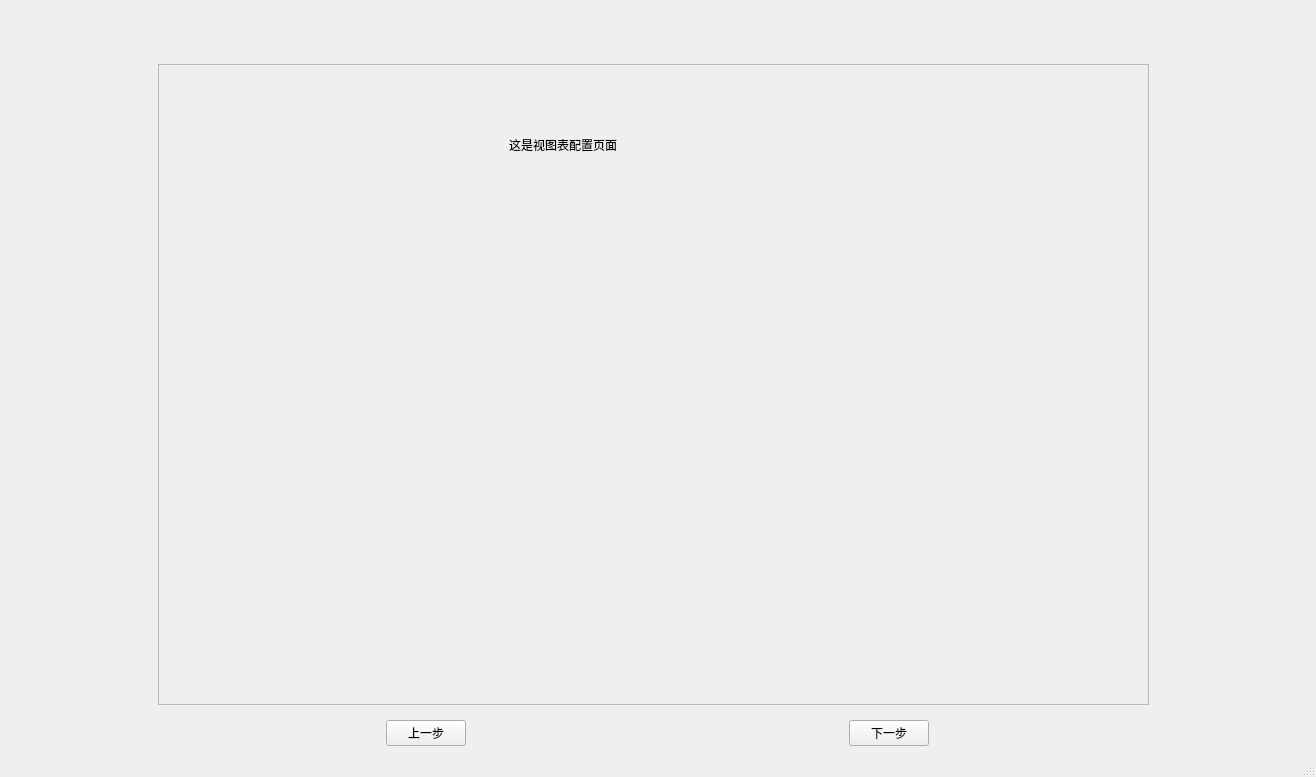
<?xml version="1.0" encoding="UTF-8"?>
<ui version="4.0">
 <class>MainWindow</class>
 <widget class="QMainWindow" name="MainWindow">
  <property name="geometry">
   <rect>
    <x>0</x>
    <y>0</y>
    <width>1316</width>
    <height>777</height>
   </rect>
  </property>
  <property name="windowTitle">
   <string>代码生成器</string>
  </property>
  <widget class="QWidget" name="centralwidget">
   <layout class="QVBoxLayout" name="verticalLayout_3">
    <item>
     <layout class="QVBoxLayout" name="verticalLayout">
      <item>
       <widget class="QStackedWidget" name="stackedWidget_2">
        <widget class="QWidget" name="page_13"/>
        <widget class="QWidget" name="page_14"/>
       </widget>
      </item>
     </layout>
    </item>
    <item>
     <layout class="QHBoxLayout" name="horizontalLayout_2">
      <item>
       <widget class="QStackedWidget" name="stackedWidget">
        <property name="sizePolicy">
         <sizepolicy hsizetype="Fixed" vsizetype="Fixed">
          <horstretch>0</horstretch>
          <verstretch>0</verstretch>
         </sizepolicy>
        </property>
        <property name="minimumSize">
         <size>
          <width>1000</width>
          <height>650</height>
         </size>
        </property>
        <property name="currentIndex">
         <number>3</number>
        </property>
        <widget class="QWidget" name="page_1">
         <widget class="QScrollArea" name="scrollArea_1">
          <property name="geometry">
           <rect>
            <x>0</x>
            <y>0</y>
            <width>991</width>
            <height>641</height>
           </rect>
          </property>
          <property name="widgetResizable">
           <bool>true</bool>
          </property>
          <widget class="QWidget" name="scrollAreaWidgetContents_1">
           <property name="geometry">
            <rect>
             <x>0</x>
             <y>0</y>
             <width>989</width>
             <height>639</height>
            </rect>
           </property>
           <widget class="QLabel" name="label">
            <property name="geometry">
             <rect>
              <x>353</x>
              <y>50</y>
              <width>171</width>
              <height>20</height>
             </rect>
            </property>
            <property name="text">
             <string>这是数据库配置页面</string>
            </property>
           </widget>
          </widget>
         </widget>
        </widget>
        <widget class="QWidget" name="page_4">
         <widget class="QScrollArea" name="scrollArea_4">
          <property name="geometry">
           <rect>
            <x>0</x>
            <y>0</y>
            <width>991</width>
            <height>641</height>
           </rect>
          </property>
          <property name="widgetResizable">
           <bool>true</bool>
          </property>
          <widget class="QWidget" name="scrollAreaWidgetContents">
           <property name="geometry">
            <rect>
             <x>0</x>
             <y>0</y>
             <width>989</width>
             <height>639</height>
            </rect>
           </property>
           <widget class="QLabel" name="label_4">
            <property name="geometry">
             <rect>
              <x>450</x>
              <y>80</y>
              <width>171</width>
              <height>20</height>
             </rect>
            </property>
            <property name="text">
             <string>这是配置确认配置页面</string>
            </property>
           </widget>
          </widget>
         </widget>
        </widget>
        <widget class="QWidget" name="page_5">
         <widget class="QScrollArea" name="scrollArea_5">
          <property name="geometry">
           <rect>
            <x>0</x>
            <y>0</y>
            <width>991</width>
            <height>641</height>
           </rect>
          </property>
          <property name="widgetResizable">
           <bool>true</bool>
          </property>
          <widget class="QWidget" name="scrollAreaWidgetContents_9">
           <property name="geometry">
            <rect>
             <x>0</x>
             <y>0</y>
             <width>989</width>
             <height>639</height>
            </rect>
           </property>
           <widget class="QLabel" name="label_5">
            <property name="geometry">
             <rect>
              <x>122</x>
              <y>160</y>
              <width>111</width>
              <height>20</height>
             </rect>
            </property>
            <property name="font">
             <font>
              <pointsize>11</pointsize>
             </font>
            </property>
            <property name="text">
             <string>目标代码路径</string>
            </property>
           </widget>
           <widget class="QLabel" name="label_6">
            <property name="geometry">
             <rect>
              <x>160</x>
              <y>255</y>
              <width>81</width>
              <height>31</height>
             </rect>
            </property>
            <property name="font">
             <font>
              <pointsize>11</pointsize>
             </font>
            </property>
            <property name="text">
             <string>项目名称</string>
            </property>
           </widget>
           <widget class="QLabel" name="label_7">
            <property name="geometry">
             <rect>
              <x>160</x>
              <y>355</y>
              <width>72</width>
              <height>31</height>
             </rect>
            </property>
            <property name="font">
             <font>
              <pointsize>11</pointsize>
             </font>
            </property>
            <property name="text">
             <string>接口版本</string>
            </property>
           </widget>
           <widget class="QLineEdit" name="lineEdit_2">
            <property name="geometry">
             <rect>
              <x>230</x>
              <y>250</y>
              <width>551</width>
              <height>41</height>
             </rect>
            </property>
           </widget>
           <widget class="QLineEdit" name="lineEdit_3">
            <property name="geometry">
             <rect>
              <x>230</x>
              <y>350</y>
              <width>551</width>
              <height>41</height>
             </rect>
            </property>
           </widget>
           <widget class="QLabel" name="label_8">
            <property name="geometry">
             <rect>
              <x>90</x>
              <y>40</y>
              <width>431</width>
              <height>71</height>
             </rect>
            </property>
            <property name="font">
             <font>
              <pointsize>16</pointsize>
              <weight>75</weight>
              <bold>true</bold>
             </font>
            </property>
            <property name="text">
             <string>要生成的目标接口项目基本配置</string>
            </property>
           </widget>
           <widget class="QToolButton" name="toolButton_file">
            <property name="geometry">
             <rect>
              <x>790</x>
              <y>150</y>
              <width>51</width>
              <height>41</height>
             </rect>
            </property>
            <property name="text">
             <string>...</string>
            </property>
           </widget>
           <widget class="QLineEdit" name="lineEdit">
            <property name="geometry">
             <rect>
              <x>230</x>
              <y>150</y>
              <width>551</width>
              <height>41</height>
             </rect>
            </property>
           </widget>
          </widget>
         </widget>
        </widget>
        <widget class="QWidget" name="page_3">
         <widget class="QScrollArea" name="scrollArea_3">
          <property name="geometry">
           <rect>
            <x>0</x>
            <y>0</y>
            <width>991</width>
            <height>641</height>
           </rect>
          </property>
          <property name="widgetResizable">
           <bool>true</bool>
          </property>
          <widget class="QWidget" name="scrollAreaWidgetContents_6">
           <property name="geometry">
            <rect>
             <x>0</x>
             <y>0</y>
             <width>989</width>
             <height>639</height>
            </rect>
           </property>
           <widget class="QLabel" name="label_3">
            <property name="geometry">
             <rect>
              <x>350</x>
              <y>70</y>
              <width>171</width>
              <height>20</height>
             </rect>
            </property>
            <property name="text">
             <string>这是视图表配置页面</string>
            </property>
           </widget>
          </widget>
         </widget>
        </widget>
        <widget class="QWidget" name="page_2">
         <widget class="QScrollArea" name="scrollArea_2">
          <property name="geometry">
           <rect>
            <x>0</x>
            <y>0</y>
            <width>991</width>
            <height>641</height>
           </rect>
          </property>
          <property name="widgetResizable">
           <bool>true</bool>
          </property>
          <widget class="QWidget" name="scrollAreaWidgetContents_2">
           <property name="geometry">
            <rect>
             <x>0</x>
             <y>0</y>
             <width>989</width>
             <height>639</height>
            </rect>
           </property>
           <widget class="QLabel" name="label_2">
            <property name="geometry">
             <rect>
              <x>390</x>
              <y>70</y>
              <width>171</width>
              <height>20</height>
             </rect>
            </property>
            <property name="text">
             <string>这是数据库表配置页面</string>
            </property>
           </widget>
          </widget>
         </widget>
        </widget>
       </widget>
      </item>
     </layout>
    </item>
    <item>
     <layout class="QHBoxLayout" name="horizontalLayout">
      <item>
       <widget class="QPushButton" name="pushButton_last">
        <property name="sizePolicy">
         <sizepolicy hsizetype="Fixed" vsizetype="Fixed">
          <horstretch>0</horstretch>
          <verstretch>0</verstretch>
         </sizepolicy>
        </property>
        <property name="text">
         <string>上一步</string>
        </property>
       </widget>
      </item>
      <item>
       <widget class="QPushButton" name="pushButton_next">
        <property name="sizePolicy">
         <sizepolicy hsizetype="Fixed" vsizetype="Fixed">
          <horstretch>0</horstretch>
          <verstretch>0</verstretch>
         </sizepolicy>
        </property>
        <property name="text">
         <string>下一步</string>
        </property>
       </widget>
      </item>
     </layout>
    </item>
   </layout>
  </widget>
  <widget class="QMenuBar" name="menubar">
   <property name="geometry">
    <rect>
     <x>0</x>
     <y>0</y>
     <width>1316</width>
     <height>23</height>
    </rect>
   </property>
  </widget>
  <widget class="QStatusBar" name="statusbar"/>
 </widget>
 <resources/>
 <connections/>
</ui>
